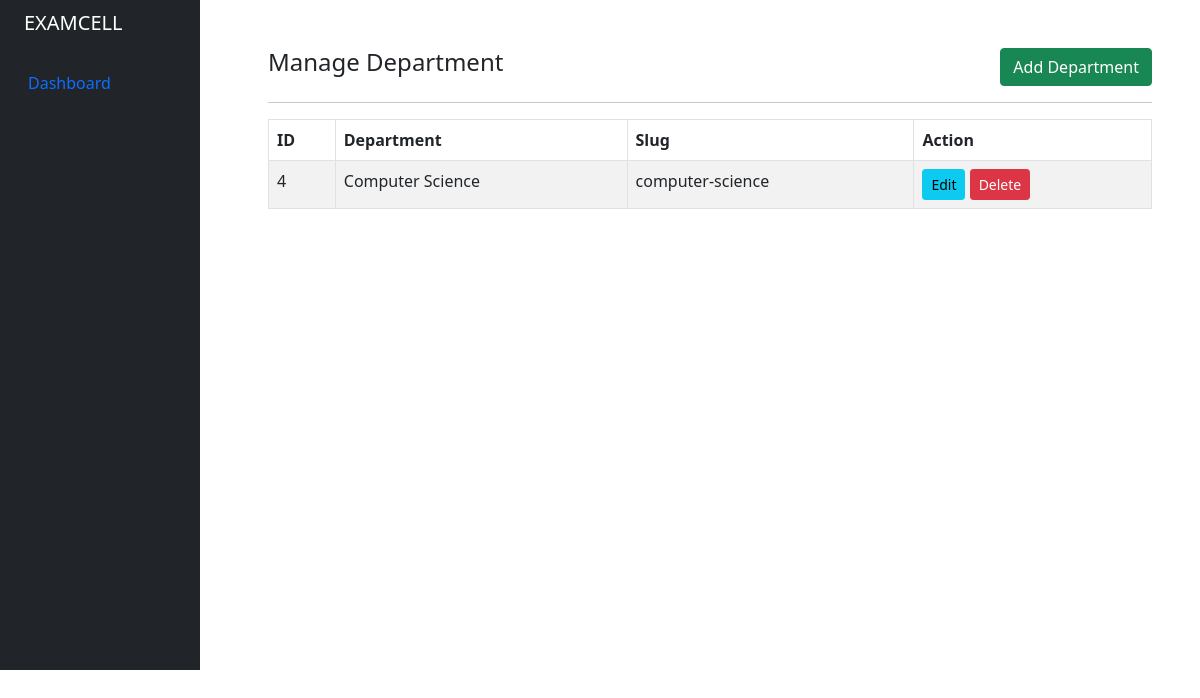
The page /admin/department.php (signed in) on the database its author committed.
### tables this page shows
CREATE TABLE `tbl_department` (
  `id` int(11) NOT NULL,
  `deptname` varchar(100) NOT NULL,
  `deptslug` varchar(100) NOT NULL
);

### admin/department.php (the view, shortened to what this page needs)
<?php
include '../helpers/basic_helper.php';
if (isset($_SESSION['email']) && isset($_SESSION['id'])) {
    echo site_header();
?>
    <div class="container-fluid">
        <div class="row flex-nowrap">
            <?php echo site_navbar(); ?>
            <div class="after-side-content col py-5 px-5">
                <div class="row">
                    <div class="col-md-8">
                            <h4>Manage Department</h4>
                    </div>
                    <div class="col-md-4">
                        <a href="department_create_edit.php" class="btn btn-success rounded float-end">Add Department</a>
                    </div>
                </div>
                <div>
                    <hr>
                    <table class="table table-bordered table-striped">
                        <thead>
                            <tr>
                                <th>ID</th>
                                <th>Department</th>
                                <th>Slug</th>
                                <th>Action</th>
                            </tr>
                        </thead>
                        <tbody>
                            <?php
                            $query = "SELECT * FROM tbl_department";
                            $query_run = mysqli_query($conn, $query);
                            if (mysqli_num_rows($query_run) > 0) {
                                foreach ($query_run as $department) {
                            ?>
                                    <tr>
                                        <td><?= $department['id']; ?></td>
                                        <td><?= $department['deptname']; ?></td>
                                        <td><?= $department['deptslug']; ?></td>
                                        <td>
                                            <a href="department_create_edit.php?id=<?= $department['id']; ?>" class="btn btn-info btn-sm">Edit</a>
                                            <form action="controller.php" method="POST" class="d-inline">
                                                <button type="submit" name="delete_department" value="<?= $department['id']; ?>" class="btn btn-danger btn-sm">Delete</button>
                                            </form>
                                        </td>
                                    </tr>
                            <?php
                                }
                            } else {
                                echo "<h5> No Record Found </h5>";
                            }
                            ?>
                        </tbody>
                    </table>
                </div>
            </div>
        </div>
    </div>
<?php
    echo site_footer();
} else {
    header("Location: index.php");
}

### assets/styles.css (style rules this page uses)
.after-side-content { margin-left: 220px !important; }

### rows shown on the page
tbl_department: id "4", deptname "Computer Science", deptslug "computer-science"
